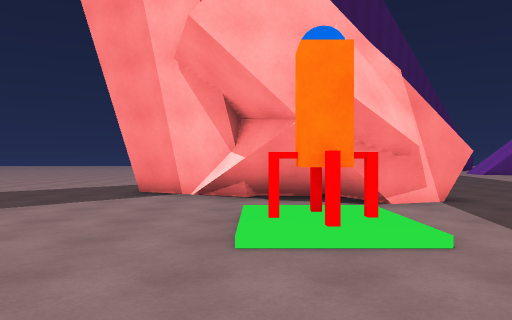
[1] (above)

23 first-person views from a walk through a Unity game level. The camera is 1.4 m above the floor, looks level and sees 70° across. The floor is counted in squares, 2 m on a side. Each view is taken from the middle of a square. On the plan, view 1 faces up. The plan holds only what a view shows up to about 11 squares ahead; the rest is blank. The place goes on beyond the plan.

[2]
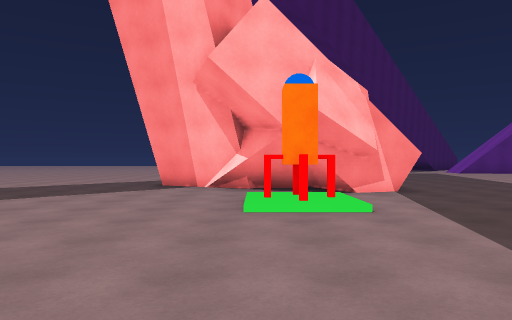

[3]
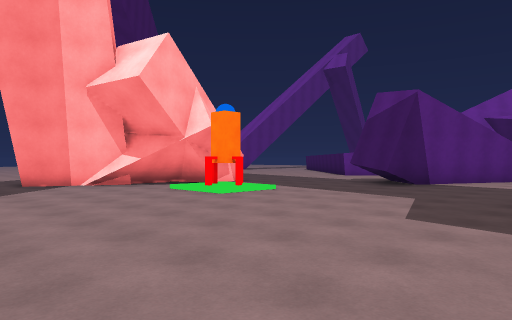

[4]
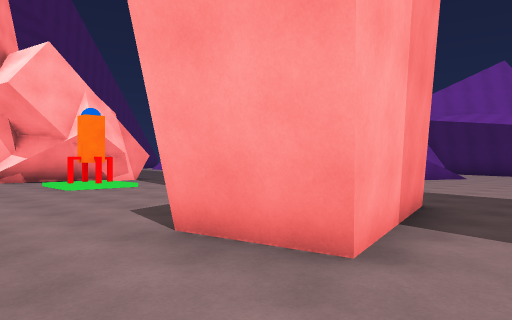

[5]
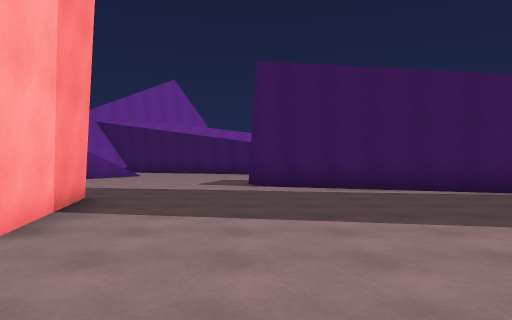

[6]
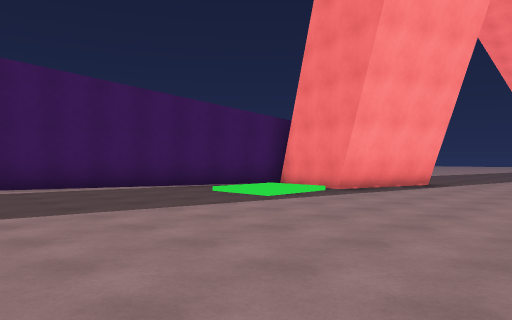

[7]
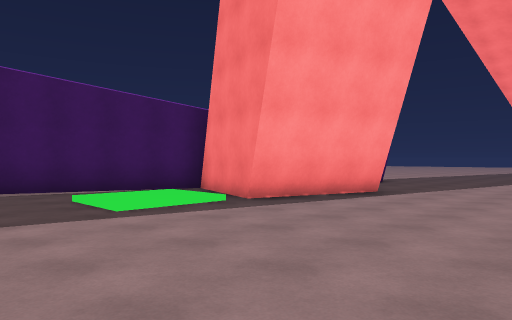

[8]
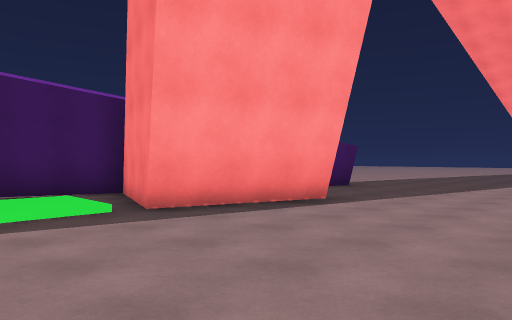

[9]
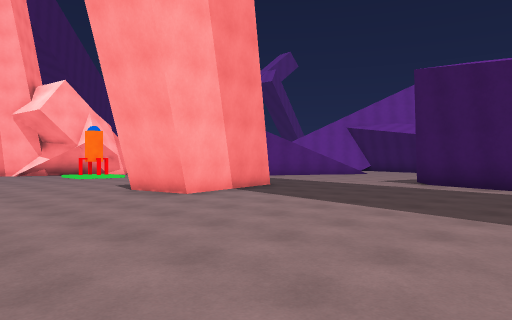

[10]
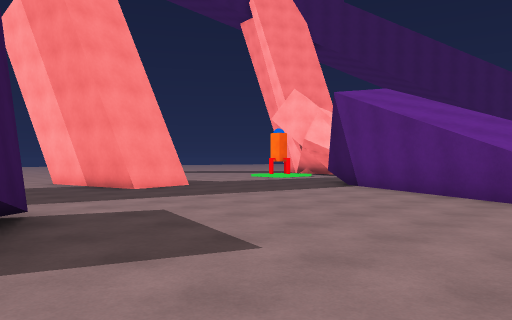

[11]
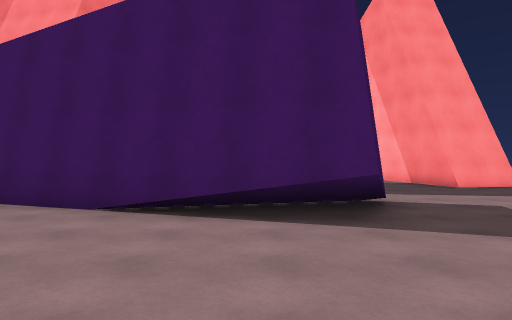

[12]
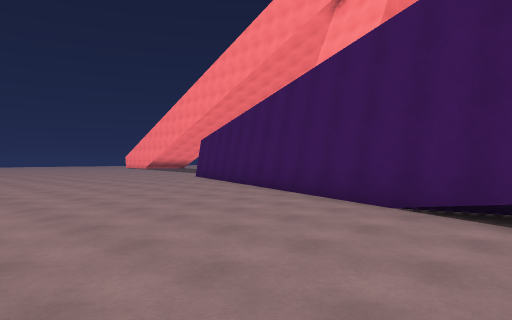

[13]
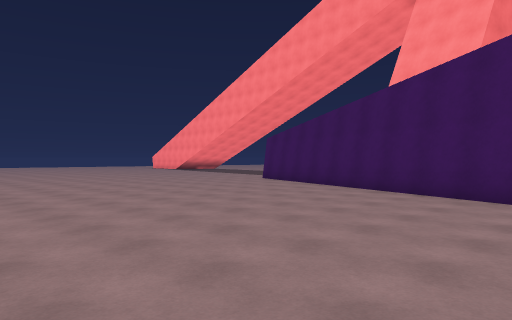

[14]
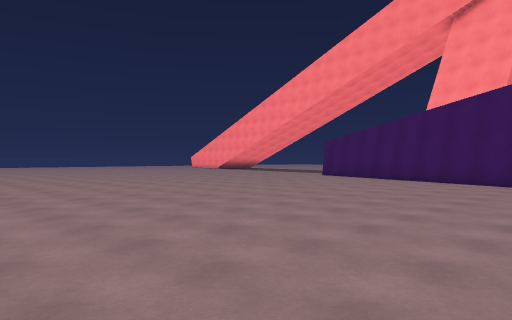

[15]
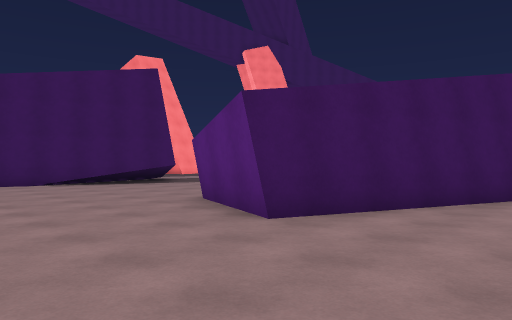

[16]
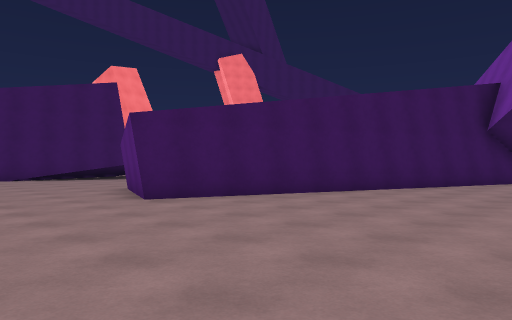

[17]
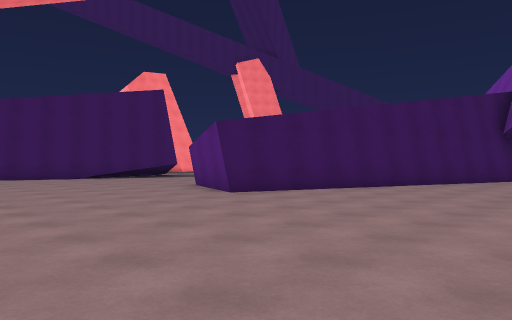

[18]
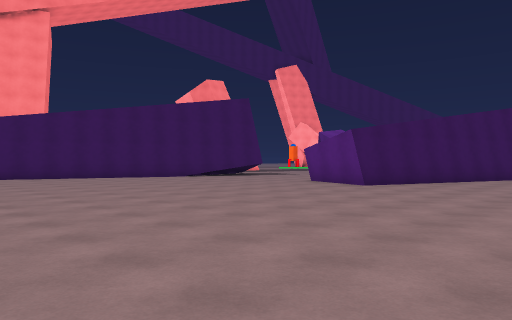

[19]
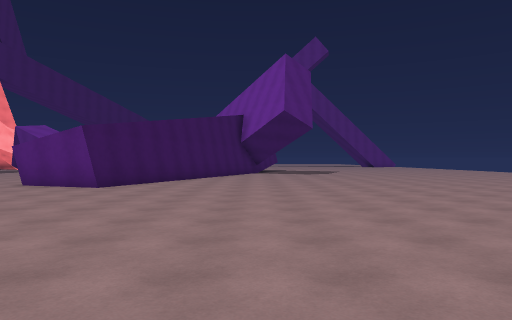

[20]
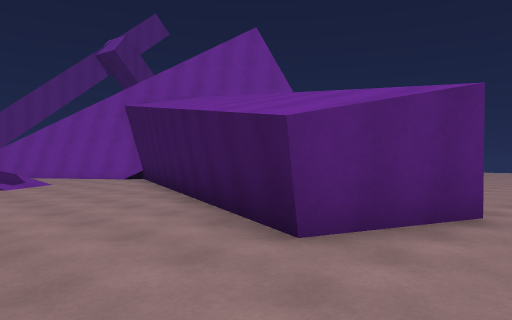

[21]
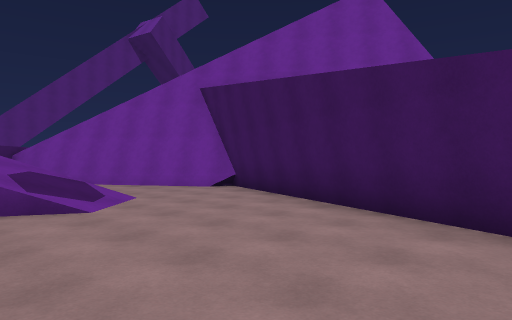

[22]
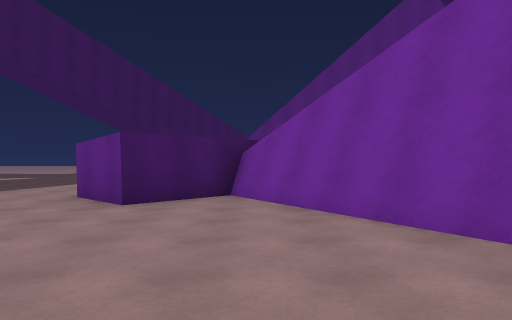

[23]
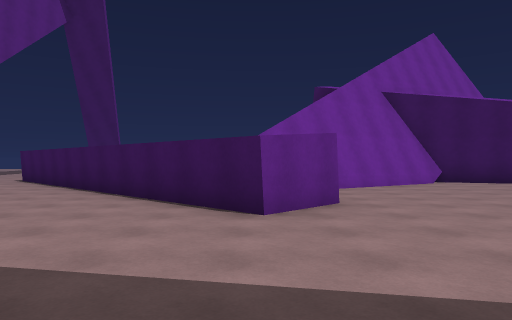

### Floor plan
Key: @ floor where view 1 was taken; # wall or solid block; . main floor; : floor 0.25 m higher than the main floor; / step, stairs or slope; = window, fence, low wall or low ledge; R rocket.
Columns run from 5 left of view 1 to 21 right of it. Each row starts with its distance up from view 1.
 13                     ..
 12                   ...#
 11 ..         ..    ...##
 10 ...       .... ....##
  9 ...      .........##
  8 ...##    ........##
  7 ....#####.......###
  6 .....####......#####
  5 .....//.... ....#..#
  4  ..../R...  .......##
  3  ....//....   ......##
  2  .........#//  ......#
  1  ..........//// .....##
  0 .....@....../////=....#
 -1 ............../////..####
 -2  ................/...###.
 -3 ....#  #............####.
 -4  ...####............###..
 -5  ...................###..
 -6  ..................###....
 -7 ...........#.......###....
 -8 ...........###.....###....
 -9 ..........###.....###......
-10 ..........###.....###......
-11 .........####..............
-12 .....//..###...............
-13 ...../:..###...............
-14 .....//.###................
-15 .....##.###................
-16  ...#######................
-17  ...#    #.................
-18  ....    #.................
-19  .....   ................
-20  .....#   ................

Positions as (right, up) in squares from view 1, and headings:
1: (0, 0), facing up
2: (0, -2), facing up
3: (-5, -3), facing up-right
4: (-3, -6), facing up-right
5: (-4, -7), facing right
6: (-5, -7), facing down-right
7: (-5, -10), facing down-right
8: (-5, -12), facing down-right
9: (-5, -11), facing up-right
10: (11, -8), facing up-left
11: (12, -9), facing left
12: (12, -9), facing down-left
13: (13, -12), facing down-left
14: (17, -12), facing down-left
15: (18, -14), facing up-left
16: (21, -14), facing up-left
17: (21, -16), facing up-left
18: (20, -20), facing up-left
19: (19, -20), facing up
20: (10, -12), facing up-right
21: (10, -7), facing up-right
22: (13, -1), facing up
23: (5, 6), facing right
